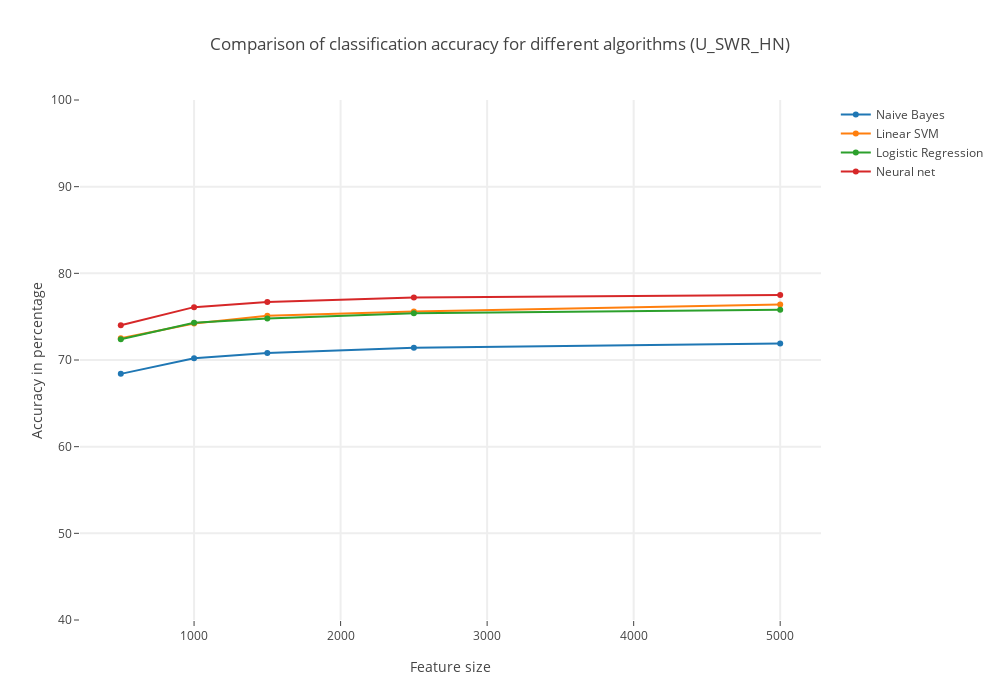

Notebook code cell kept with this figure:
### Markdown cell above
#### Plot the accuracy and f1-score.

### Code cell
## PLOT THE ACCURACY
# Create traces
trace0 = Scatter(
    y = [nbdict3['500'][0]*100, nbdict3['1000'][0]*100, nbdict3['1500'][0]*100, nbdict3['2500'][0]*100, nbdict3['5000'][0]*100],
    x = [500,1000,1500,2500,5000],
    mode = 'lines+markers',
    name = 'Naive Bayes'
)
trace1 = Scatter(
    x = [500,1000,1500,2500,5000],
    y = [svmdict3['500'][0]*100, svmdict3['1000'][0]*100, svmdict3['1500'][0]*100, svmdict3['2500'][0]*100, svmdict3['5000'][0]*100],
    mode = 'lines+markers',
    name = 'Linear SVM'
)
trace2 = Scatter(
    x = [500,1000,1500,2500,5000],
    y = [lrdict3['500'][0]*100, lrdict3['1000'][0]*100, lrdict3['1500'][0]*100, lrdict3['2500'][0]*100, lrdict3['5000'][0]*100],
    mode = 'lines+markers',
    name = 'Logistic Regression'
)
trace3 = Scatter(
    x = [500,1000,1500,2500,5000],
    y = [mlpdict3['500'][0]*100, mlpdict3['1000'][0]*100, mlpdict3['1500'][0]*100, mlpdict3['2500'][0]*100, mlpdict3['5000'][0]*100],
    mode = 'lines+markers',
    name = 'Neural net'
)

layout = Layout(
    title= 'Comparison of classification accuracy for different algorithms (U_SWR_HN)',
    hovermode= 'closest',
    width=1000,
    height=700,
    xaxis= dict(
        title= 'Feature size',
        ticklen= 5,
        zeroline= False,
        gridwidth= 2,
    ),
    yaxis=dict(
        title= 'Accuracy in percentage',
        ticklen= 5,
        range=[40,100],
        gridwidth= 2,
    )
)

data = [trace0,trace1,trace2,trace3]
fig = Figure(data=data, layout=layout)
iplot(fig)

### Figure 1 — Plotly figure (JSON) as saved in the notebook; plotly's stock layout.template omitted (floating-point values rounded to 4 significant figures)
{"data": [{"mode": "lines+markers", "name": "Naive Bayes", "type": "scatter", "x": [500, 1000, 1500, 2500, 5000], "y": [68.4, 70.2, 70.8, 71.4, 71.9]}, {"mode": "lines+markers", "name": "Linear SVM", "type": "scatter", "x": [500, 1000, 1500, 2500, 5000], "y": [72.5, 74.2, 75.1, 75.6, 76.4]}, {"mode": "lines+markers", "name": "Logistic Regression", "type": "scatter", "x": [500, 1000, 1500, 2500, 5000], "y": [72.4, 74.3, 74.8, 75.4, 75.8]}, {"mode": "lines+markers", "name": "Neural net", "type": "scatter", "x": [500, 1000, 1500, 2500, 5000], "y": [74, 76.1, 76.7, 77.2, 77.5]}], "layout": {"height": 700, "hovermode": "closest", "title": "Comparison of classification accuracy for different algorithms (U_SWR_HN)", "width": 1000, "xaxis": {"gridwidth": 2, "ticklen": 5, "title": "Feature size", "zeroline": false}, "yaxis": {"gridwidth": 2, "range": [40, 100], "ticklen": 5, "title": "Accuracy in percentage"}}}
